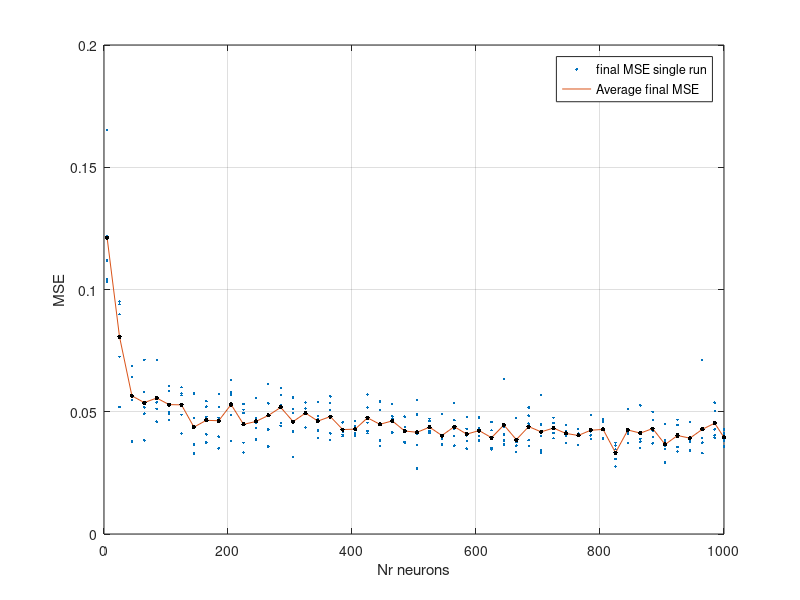
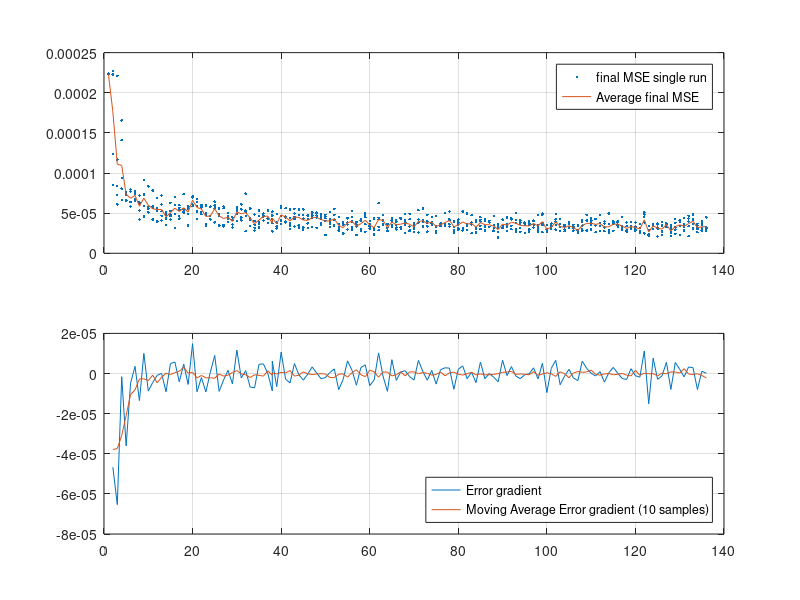
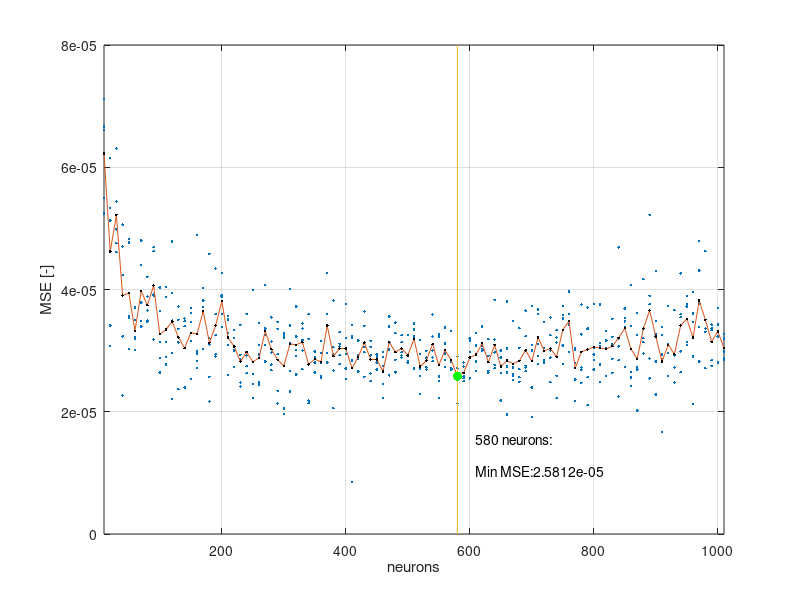

These charts were generated, in order, by the following MATLAB code: (Note: this script raises an error after producing the figures.)
% this file plots the results of the number of neurons optimization 
% 

clear all 
close all
savefl=0;

neval=3001;
%% RBF Global performance plot (section 3.3)

a1=load('Data/nnglobalsessionupto565.mat');
a2=load('Data/nnglobalsession565to645.mat');

a3=load('Data/nnglobalsession645845.mat');
a4=load('Data/nnglobalsession865andup.mat');
a5=load('Data/nnglobalsession1000.mat');

El=a1.El;
El=[El;a2.El(6:end,:);a3.El(6:end,:);a4.El;a5.El;];
Elmean=[];

k=0;
n_prev=El(1,1);
m=0;
i=1;
variance =[];
while i<size(El,1)
   q=find(El(:,1)==El(i,1));
   r=El(q,:);
   Elmean=[Elmean; mean(r,1)];
   variance=[variance;El(i,1),var(r(:,2))];
   i=q(end)+1;
   dummy=2;
end

[~,k]=sort(Elmean(:,1));
Elmean=Elmean(k,:);

figure('Position',[10,10,1200,400]);
plot(El(:,1),El(:,2),'.')
hold on 
plot(Elmean(:,1),Elmean(:,2));
hold on 
plot(Elmean(:,1),Elmean(:,2),'.k','markersize',10);
grid on
xlabel('Nr neurons')
ylabel('MSE')
legend('final MSE single run','Average final MSE');
if savefl
saveas(gcf,'Report/plots/nnopti.eps','epsc');
end

%%

b1=load("Data/findoptimumRBFNN.mat");
b2=load("Data/findoptimumRBFNNupto38.mat");

El2=b2.El; 
El3=b1.El;
El2=[El2;El3]./[1,0.5*neval];
Elm=[b2.El_mean;b1.El_mean]./[1,0.5*neval];
grad=diff(Elm(:,2));
grad=[Elm(2:end,1),grad];
grad_m=movmean(grad(:,2),5);
threshold=-1e-6;
window=10;
for k=window:size(grad_m,1)
    grads=grad_m(k-(window+-1):k);
    ns=grad(k-(window+-1):k,1);
    T=grads>threshold;
    if sum(T)==window
        n=ns(end);
        break
    end
end


figure('Position',[10,10,1200,800])
subplot(211)
plot(El2(:,1),El2(:,2),'.')
hold on
plot(Elm(:,1),Elm(:,2))
grid on
legend('final MSE single run','Average final MSE');
subplot(212)
plot(grad(:,1),grad(:,2))
hold on
plot(grad(:,1),grad_m);
grid on 
legend('Error gradient','Moving Average Error gradient (10 samples)','location','southeast')

if savefl
saveas(gcf,'Report/plots/nnopti2.eps','epsc');
end


c1=load('Data/findoptimumfixevalupto650.mat');
c2=load('Data/findoptimumfixeval660to.mat'); 
Elc=[c1.El;c2.El]./[1,0.5*neval];
Elmeanc=[c1.El_mean;c2.El_mean]./[1,0.5*neval];
minE=inf; 
search=1;
k=1;
window=15;
while search && k<=size(Elmeanc,1)
    if Elmeanc(k,2)<minE
        minE=Elmeanc(k,2);
        j=k;
    end
    
    if (k-j)>=window
        search=0;
    end
    
    k=k+1; 
end
    
nsel=Elmeanc(j,1);


figure('Position',[10,10,1200,400])
plot(Elc(:,1),Elc(:,2),'.');
hold on 
plot(Elmeanc(:,1),Elmeanc(:,2));

hold on 
plot(Elmeanc(:,1),Elmeanc(:,2),'.k');
hold on 
line([nsel,nsel],get(gca,'ylim'))
hold on 
plot(Elmeanc(j,1),Elmeanc(j,2),'.g','MarkerSize',20);
hold on 
text(1.05*nsel,0.6*minE,strcat(num2str(nsel)," neurons:"));
text(1.05*nsel,0.4*minE,strcat("Min MSE:",num2str(minE)));
grid on
xlim([min(Elc(:,1)),max(Elc(:,1))]);
xlabel("neurons");
ylabel("MSE [-]");
if savefl
saveas(gcf,"Report/plots/findoptinn.eps",'epsc');
end




load('Data/NNsetf.mat')
load('Data/atrue.mat');
load('Data/Btrue.mat');
load('Data/Vtrue.mat');
load('Data/T.mat');
load_f16data2018;
atrue_nom=normalize(atrue,'zscore');
btrue_nom=normalize(Btrue,'zscore');   
X=[atrue_nom,btrue_nom]';
fr_train=0.7;
fr_val=1-fr_train;
[X_train,X_val,Y_train,Y_val]=splitData([atrue_nom,btrue_nom],Cm,fr_train,fr_val,1);
X_denom=[atrue,Btrue]'.*(180/pi);
TRIeval = delaunayn(X_denom');
nnoutput=calcNNOutput(NNsetf,X);
Cmnn=nnoutput.yk;
MSE=sum((Cmnn'-Cm).^2)/size(X_denom,2);
figure('Position',[10,10,1800,600]);
subplot(131)
trisurf(TRIeval,X_denom(1,:),X_denom(2,:),Cm,'edgecolor','none')
hold on 
plot3(X_denom(1,:),X_denom(2,:),Cmnn,'.k','MarkerSize',5)
pbaspect([1,1,1])
legend('Measured','RBFNN','location','best')
view(135,20)
set(gcf,'Renderer','OpenGL');
hold on;
light('Position',[0.5 .5 15],'Style','local');
camlight('headlight');
material([.3 .8 .9 25]);
shading interp;
lighting phong;
title('Measured')
xlabel('\alpha [deg]')
ylabel('\beta [deg]')
zlabel('Cm [-]')

subplot(132)
trisurf(TRIeval,X_denom(1,:),X_denom(2,:),Cmnn,'edgecolor','none')
pbaspect([1,1,1])
view(135,20)
set(gcf,'Renderer','OpenGL');
hold on;
light('Position',[0.5 .5 15],'Style','local');
camlight('headlight');
material([.3 .8 .9 25]);
shading interp;
lighting phong;
title('RBFNN Output')
xlabel('\alpha [deg]')
ylabel('\beta [deg]')
zlabel('Cm [-]')    

subplot(133)
trisurf(TRIeval,X_denom(1,:),X_denom(2,:),(Cmnn'-Cm).^2,'edgecolor','none')
% plot(Cmnn'-Cm);
pbaspect([1,1,1])
view(135,20)
set(gcf,'Renderer','OpenGL');
hold on;
light('Position',[0.5 .5 15],'Style','local');
camlight('headlight');
material([.3 .8 .9 25]);
shading interp;
lighting phong;
title('Quadratic Residual')
xlabel('\alpha [deg]')
ylabel('\beta [deg]')
zlabel('Cm [-]^2')    
if savefl
saveas(gcf,'Report/plots/finalrbfnn.eps','epsc')
end
